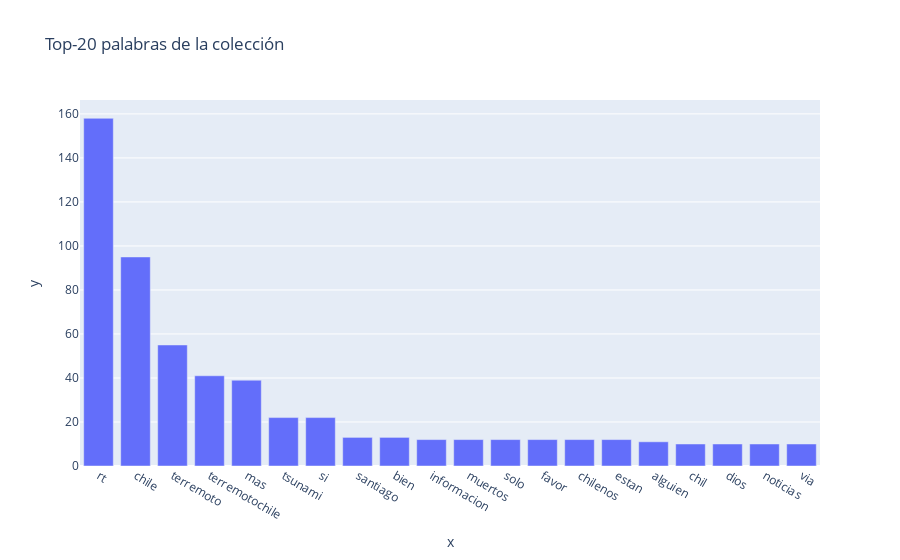

The notebook cell saved with this chart:
### Code cell
vectorizer = CountVectorizer()

# Crear la matriz de términos del documento
X = vectorizer.fit_transform(msj['tweet_text_nacc'])

# Crear el DataFrame de la matriz de términos del documento
df = pd.DataFrame(X.toarray(), columns=vectorizer.get_feature_names_out())

word_freq = df.sum(axis=0).sort_values(ascending=False)


top_word_freq = word_freq.head(20)

# Crear el gráfico de barras horizontal con Plotly
fig = px.bar( x=top_word_freq.index, y=top_word_freq.values, title='Top-20 palabras de la colección',
             labels={'freq': 'Frecuencia', 'word': 'Palabra'})

# Mostrar el gráfico
fig.show()

### Figure 1 — Plotly figure (JSON) as saved in the notebook; plotly's stock layout.template omitted (floating-point values rounded to 4 significant figures)
{"data": [{"alignmentgroup": "True", "hovertemplate": "x=%{x}<br>y=%{y}<extra></extra>", "legendgroup": "", "marker": {"color": "#636efa", "pattern": {"shape": ""}}, "name": "", "offsetgroup": "", "orientation": "v", "showlegend": false, "textposition": "auto", "type": "bar", "x": ["rt", "chile", "terremoto", "terremotochile", "mas", "tsunami", "si", "santiago", "bien", "informacion", "muertos", "solo", "favor", "chilenos", "estan", "alguien", "chil", "dios", "noticias", "via"], "xaxis": "x", "y": [158, 95, 55, 41, 39, 22, 22, 13, 13, 12, 12, 12, 12, 12, 12, 11, 10, 10, 10, 10], "yaxis": "y"}], "layout": {"barmode": "relative", "legend": {"tracegroupgap": 0}, "title": {"text": "Top-20 palabras de la colección"}, "xaxis": {"anchor": "y", "domain": [0, 1], "title": {"text": "x"}}, "yaxis": {"anchor": "x", "domain": [0, 1], "title": {"text": "y"}}}}
